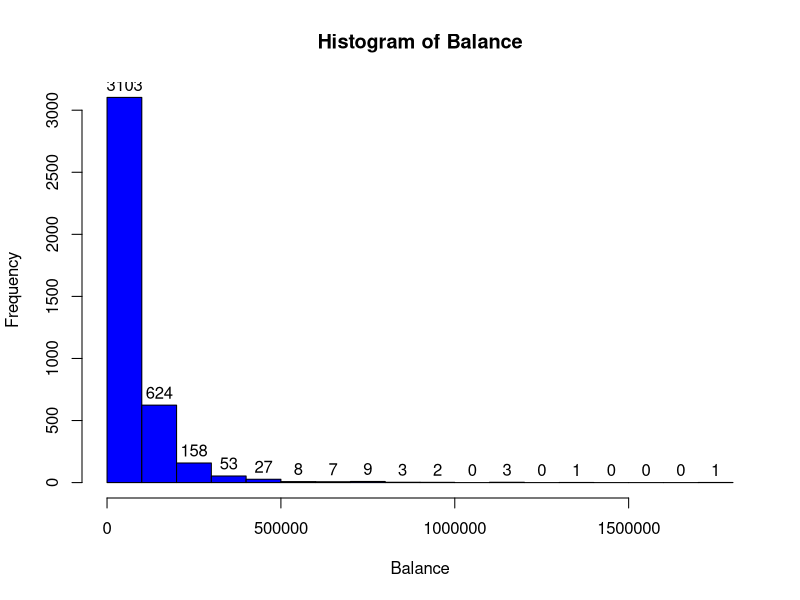
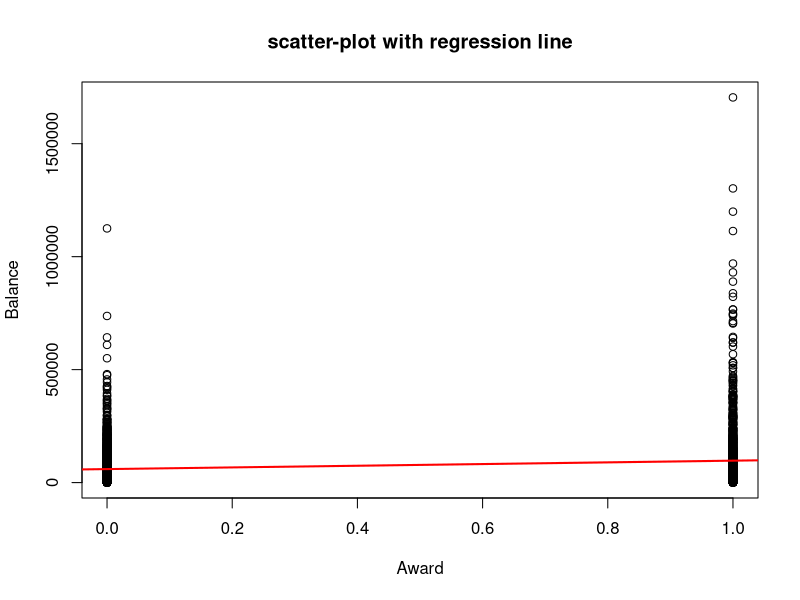

Write R code to recreate these figures, in order.

##1
airlines = read.csv("Airlines_Data.csv",header=T)

cc3_miles_factor = as.factor(airlines$cc3_miles)




Years_since_enroll = (airlines$Days_since_enroll)/365

Loyal_customer = ifelse(Years_since_enroll > 5,1,0)

airlines = data.frame(airlines, Years_since_enroll, Loyal_customer, cc3_miles_factor)



mean(airlines$Balance)
median(airlines$Balance)

hist1 = hist(airlines$Balance, col='blue', breaks=15, xlab='Balance',
             main='Histogram of Balance',labels = TRUE)


mean(airlines$Award)
(1 - sum(airlines$Award)/3999)*100




##2
reg1 = lm(Balance ~ Award, data=airlines)
summary(reg1)


plot(airlines$Award, airlines$Balance, xlab = 'Award', ylab = 'Balance',
     main='scatter-plot with regression line')
abline(reg1, lwd=2, col='red')



##3
reg2 = lm(Balance ~ Award + cc3_miles_factor + Years_since_enroll + Loyal_customer + 
          Bonus_miles + Bonus_trans, data = airlines)
summary(reg2)

Loyal_customerXBonus_trans = airlines$Loyal_customer*airlines$Bonus_trans

airlines = data.frame(airlines, Loyal_customerXBonus_trans)

reg3 = lm(Balance ~ Award + cc3_miles_factor + Years_since_enroll + Loyal_customer + 
            Bonus_miles + Bonus_trans + Loyal_customerXBonus_trans, data = airlines)
summary(reg3)



##4
reg4 = lm(Award ~ cc3_miles_factor + Years_since_enroll + Loyal_customer + Bonus_miles 
          + Bonus_trans + Balance, data=airlines)
summary(reg3)



